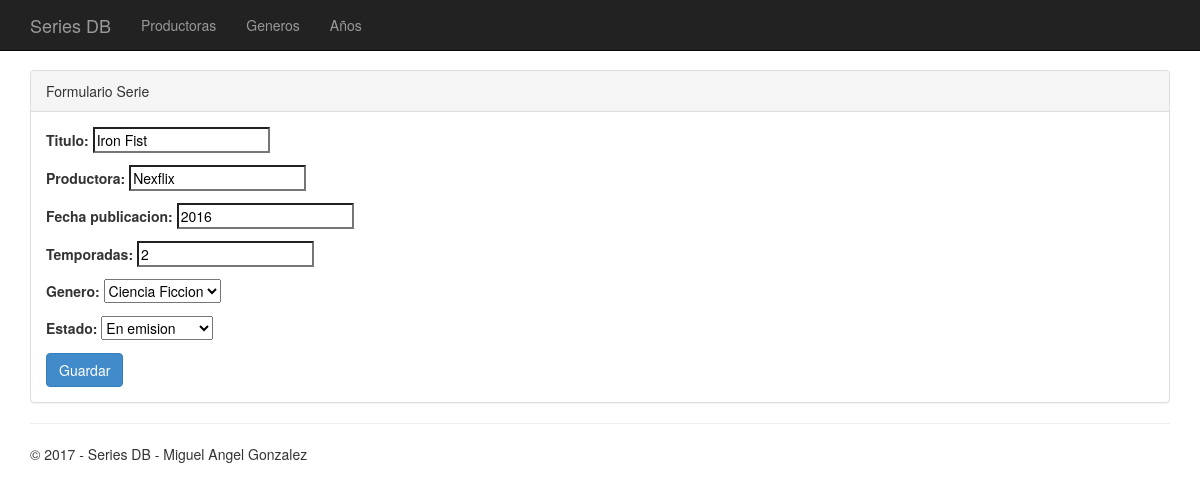
The app's page /modificar/6 with its own data.
### app/models.py (models this page shows, shortened)
class SerieTV(models.Model):
	titulo = models.CharField(max_length=30)
	productora = models.CharField(max_length=20)
	fecha_publicacion = models.IntegerField()
	temporadas = models.IntegerField()
	GENEROS = (
		(0, "Ciencia Ficcion"),
		(1, "Comedia"),
		(2, "Policiaca"),
		(3, "Terror"),
		(4, "Animacion"),
		(5, "Accion"),
		(6, "Drama"),
		(7, "Romance"),
		(8, "Documental"),
		(9, "Historia"),
		)
	genero = models.IntegerField(choices = GENEROS)
	ESTADO = (
		(0, "En produccion"),
		(1, "En emision"),
		(2, "Finalizada"),
		(3, "Cancelada"),
		)
	estado = models.IntegerField(choices = ESTADO)

### app/views.py (the view)
# urls.py: url(r'^modificar\/(?P<id>[0-9]+)$', app.views.modificar_serie, name='editar_serie'),
def modificar_serie(request, id):
	assert isinstance(request, HttpRequest)
	serie = SerieTV.objects.get(pk=id)
	if (request.method == 'POST'):
		formulario = FormSerieTV(request.POST, instance=serie)
		if (formulario.is_valid()):
			serie = formulario.save()
			return HttpResponseRedirect('/serie/' + str(serie.id))
	elif (request.method == 'GET'):
		return render(
			request,
			'app/form_serie.html',
			{
				'title':'Editar serie',
				'action':'/modificar/' + str(serie.id),
				'form': FormSerieTV(instance = serie),
				"serie":serie,
			}
		)
	else:
		return render(request, 'app/404.html')

### app/forms.py
class FormSerieTV(forms.ModelForm):
	class Meta:
		model = SerieTV
		fields = ("titulo",
			'productora',
			'fecha_publicacion',
			'temporadas',
			'genero',
			'estado'
			)

### app/templates/app/form_serie.html (shortened to what this page needs)
﻿{% extends "app/layout.html" %}
{% block content %}
<form action="{{action}}" method="POST">
    <div class="panel panel-default">
        <div class="panel-heading">Formulario Serie</div>
        <div class="panel-body">
            {{ form.as_p }}
            <input class="btn btn-primary" type="submit" value="Guardar"/>
        </div>
    </div>
</form>
{% endblock %}

### app/static/app/content/site.css (style rules this page uses)
body { padding-top: 50px; padding-bottom: 20px; }
input, select, textarea { max-width: 280px; }

### records on screen
SerieTV: titulo "Iron Fist", productora "Nexflix", fecha_publicacion "2016", temporadas "2", genero "Ciencia Ficcion", estado "En emision"
